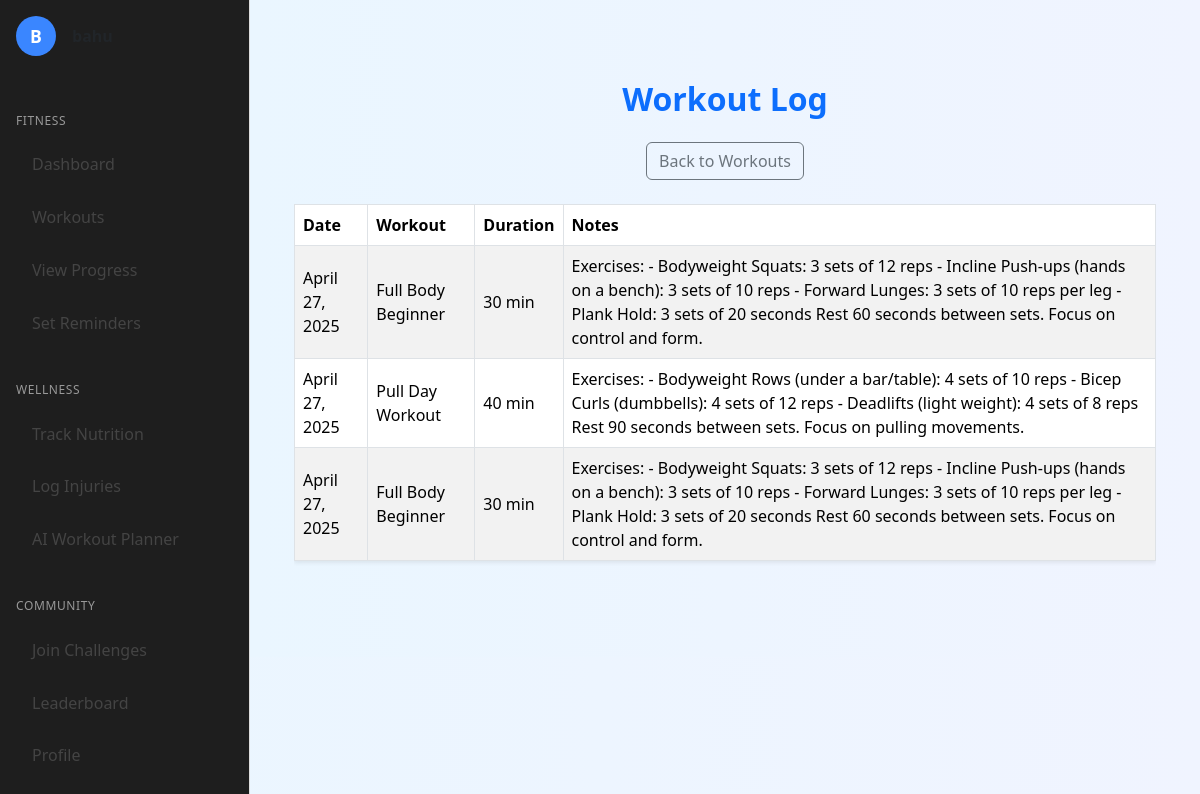
The page /workouts/log/ (signed in) on the database as committed earlier.
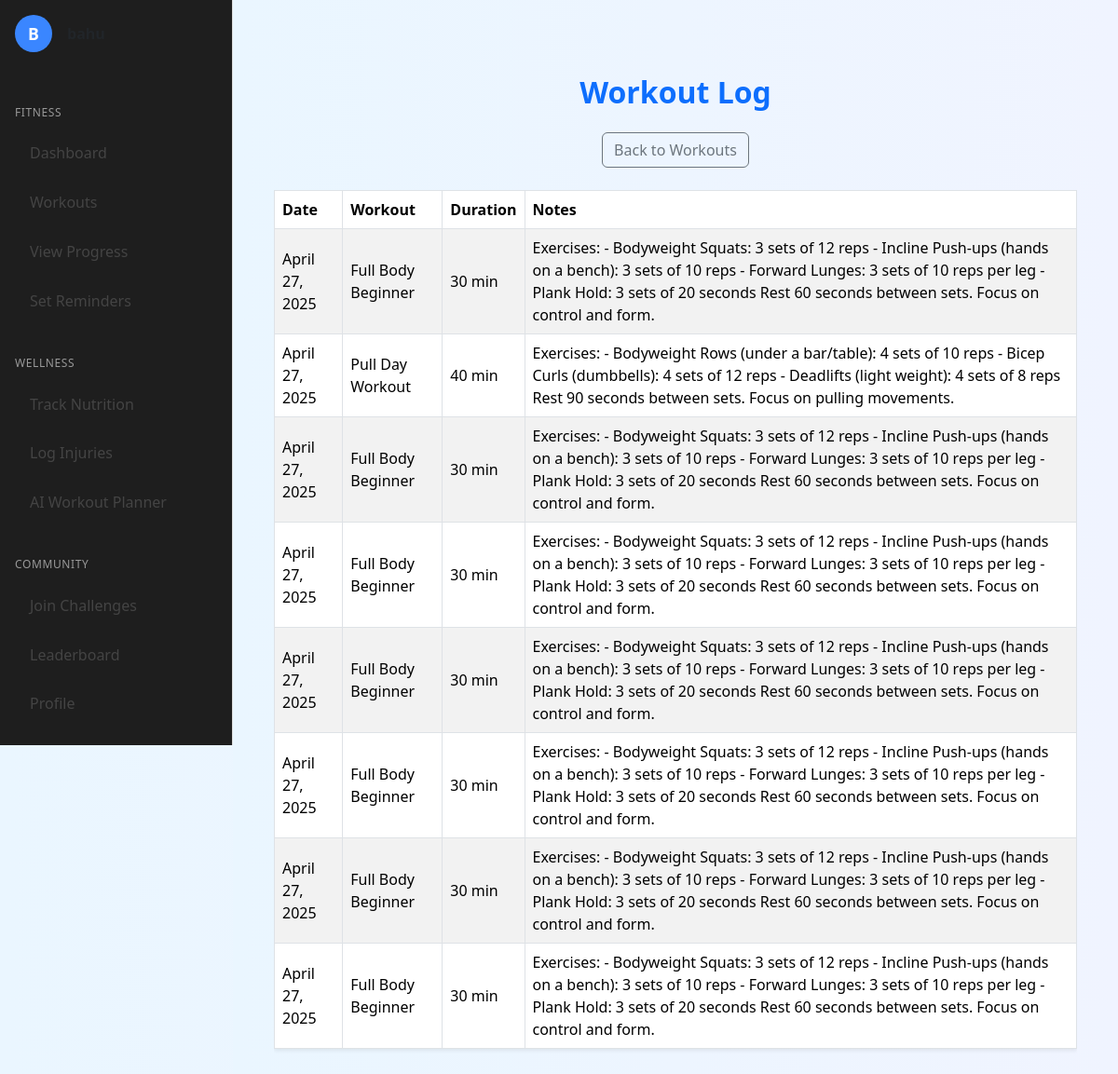
The same page on the database as committed later.
### workouts/models.py (models this page shows, shortened)
class WorkoutLog(models.Model):
    WORKOUT_TYPE_CHOICES = [
        ('strength', 'Strength Training'),
        ('cardio', 'Cardio'),
        ('flexibility', 'Flexibility'),
        ('balance', 'Balance'),
    ]
    user = models.ForeignKey(User, on_delete=models.CASCADE)
    workout_type = models.CharField(max_length=20, choices=WORKOUT_TYPE_CHOICES)
    exercise_name = models.CharField(max_length=100)
    sets = models.PositiveIntegerField(null=True, blank=True)
    reps = models.PositiveIntegerField(null=True, blank=True)
    weight = models.DecimalField(max_digits=5, decimal_places=2, null=True, blank=True)
    duration = models.PositiveIntegerField(null=True, blank=True)  # in minutes
    notes = models.TextField(blank=True)
    date = models.DateField()
    created_at = models.DateTimeField(auto_now_add=True)

### workouts/views.py (the view)
# urls.py: path('log/', views.workout_log_view, name='workout_log'),
def workout_log_view(request):
    workouts = WorkoutLog.objects.filter(user=request.user).order_by('-date')
    context = {
        'workouts': workouts,
        'dark_mode': request.COOKIES.get('darkMode') == 'true',
    }
    return render(request, 'workouts/workout_log.html', context)

### workouts/templates/workouts/workout_log.html
{% extends "base.html" %}
{% block content %}
<div class="container py-5">
  <h2 class="text-center fw-bold text-primary mb-4">Workout Log</h2>
  <div class="text-center mb-4">
    <a href="{% url 'workouts_home' %}" class="btn btn-outline-secondary">
      Back to Workouts
    </a>
  </div>
  <div class="table-responsive">
  <table class="table table-bordered table-hover align-middle shadow-sm table-striped">
    <thead>
      <tr>
        <th scope="col">Date</th>
        <th scope="col">Workout</th>
        <th scope="col">Duration</th>
        <th scope="col">Notes</th>
      </tr>
    </thead>
    <tbody>
      {% if workouts %}
        {% for workout in workouts %}
        <tr>
          <td>{{ workout.date|date:"F j, Y" }}</td>
          <td>{{ workout.exercise_name }}</td>
          <td>
            {% if workout.duration %}
              {{ workout.duration }} min
            {% else %}
              —
            {% endif %}
          </td>
          <td>{{ workout.notes|default:"No notes" }}</td>
        </tr>
        {% endfor %}
      {% else %}
        <tr>
          <td colspan="4" class="text-center text-muted">
            No workouts logged yet. Start by adding a workout.
          </td>
        </tr>
      {% endif %}
    </tbody>
  </table>
</div>
</div>
{% endblock %}

### accounts/templates/base.html (shortened to what this page needs)
{% load static %}
<!DOCTYPE html>
<html lang="en">
<head>
  <link href="https://cdn.jsdelivr.net/npm/bootstrap@5.3.3/dist/css/bootstrap.min.css" rel="stylesheet" />
  <link rel="stylesheet" href="{% static 'accounts/style.css' %}" />
</head>
<body{% if dark_mode %} class="dark-mode"{% endif %}>
<div class="sidebar d-flex flex-column p-3">
  <div class="d-flex align-items-center gap-3 mb-4">
    <div class="sidebar-avatar">
      {{ request.user.username|first|upper }}
    </div>
    <div>
      <div class="sidebar-username">{{ request.user.username }}</div>
    </div>
  </div>
  <div class="sidebar-section-title">Fitness</div>
  <a href="{% url 'dashboard' %}" class="sidebar-link">Dashboard</a>
  <a href="{% url 'workouts_home' %}" class="sidebar-link">Workouts</a>
  <a href="#" class="sidebar-link">View Progress</a>
  <a href="#" class="sidebar-link">Set Reminders</a>
  <div class="sidebar-section-title">Wellness</div>
  <a href="{% url 'nutrition_tracking' %}" class="sidebar-link">Track Nutrition</a>
  <a href="{% url 'injury_log' %}" class="sidebar-link">Log Injuries</a>
  <a href="#" class="sidebar-link">AI Workout Planner</a>
  <div class="sidebar-section-title">Community</div>
  <a href="{% url 'challenges:list' %}" class="sidebar-link">Join Challenges</a>
  <a href="{% url 'challenges:leaderboard' %}" class="sidebar-link">Leaderboard</a>
  <a href="#" class="sidebar-link">Profile</a>
</div>
<div class="main-content">
  {% block content %}
  {% endblock %}
</div>
</body>
</html>

### accounts/static/accounts/style.css (style rules this page uses)
body { background: linear-gradient(to right, #eaf6ff, #f0f4ff); font-family: 'Segoe UI', Tahoma, Geneva, Verdana, sans-serif; transition: background-color 0.3s ease, color 0.3s ease; }
.badge, .btn, .progress { transition: background-color 0.3s ease, color 0.3s ease; }
.sidebar { width: 240px; background-color: #ffffff; border-right: 1px solid #ddd; padding: 1.5rem 1rem; position: fixed; top: 0; bottom: 0; left: 0; z-index: 100; }
.sidebar-avatar { width: 40px; height: 40px; background-color: #3a86ff; border-radius: 50%; color: white; font-weight: bold; font-size: 1.1rem; display: flex; align-items: center; justify-content: center; }
.sidebar-username { font-weight: bold; }
.sidebar-section-title { font-size: 0.75rem; color: #999; margin-top: 2rem; margin-bottom: 0.5rem; letter-spacing: 0.05em; text-transform: uppercase; }
.sidebar-link { display: block; padding: 0.65rem 1rem; margin: 0.25rem 0; border-radius: 8px; color: #444; font-weight: 500; text-decoration: none; }
.main-content { margin-left: 240px; flex-grow: 1; background: linear-gradient(to right, #eaf6ff, #f0f4ff); }
html, body { height: 100%; margin: 0; }
.sidebar { position: fixed; top: 0; left: 0; width: 250px; height: 100vh; display: flex; flex-direction: column; overflow-y: auto; background-color: #1e1e1e; }
.sidebar { width: 250px; position: fixed; top: 0; left: 0; height: 100vh; overflow-y: auto; }
.main-content { margin-left: 250px; padding: 2rem; }

Rows that differ between the two databases and show on the page:
added WorkoutLog: date "April 27, 2025", exercise_name "Full Body Beginner", duration "30", notes "Exercises: - Bodyweight Squats: 3 sets of 12 reps - Incline Push-ups (hands on a bench): 3 sets of 10 reps - Forward Lunges: 3 sets of 10 reps per leg - Plank Hold: 3 sets of 20 seconds Rest 60 seconds between sets. Focus on control and form."
added WorkoutLog: date "April 27, 2025", exercise_name "Full Body Beginner", duration "30", notes "Exercises: - Bodyweight Squats: 3 sets of 12 reps - Incline Push-ups (hands on a bench): 3 sets of 10 reps - Forward Lunges: 3 sets of 10 reps per leg - Plank Hold: 3 sets of 20 seconds Rest 60 seconds between sets. Focus on control and form."
added WorkoutLog: date "April 27, 2025", exercise_name "Full Body Beginner", duration "30", notes "Exercises: - Bodyweight Squats: 3 sets of 12 reps - Incline Push-ups (hands on a bench): 3 sets of 10 reps - Forward Lunges: 3 sets of 10 reps per leg - Plank Hold: 3 sets of 20 seconds Rest 60 seconds between sets. Focus on control and form."
added WorkoutLog: date "April 27, 2025", exercise_name "Full Body Beginner", duration "30", notes "Exercises: - Bodyweight Squats: 3 sets of 12 reps - Incline Push-ups (hands on a bench): 3 sets of 10 reps - Forward Lunges: 3 sets of 10 reps per leg - Plank Hold: 3 sets of 20 seconds Rest 60 seconds between sets. Focus on control and form."
added WorkoutLog: date "April 27, 2025", exercise_name "Full Body Beginner", duration "30", notes "Exercises: - Bodyweight Squats: 3 sets of 12 reps - Incline Push-ups (hands on a bench): 3 sets of 10 reps - Forward Lunges: 3 sets of 10 reps per leg - Plank Hold: 3 sets of 20 seconds Rest 60 seconds between sets. Focus on control and form."
